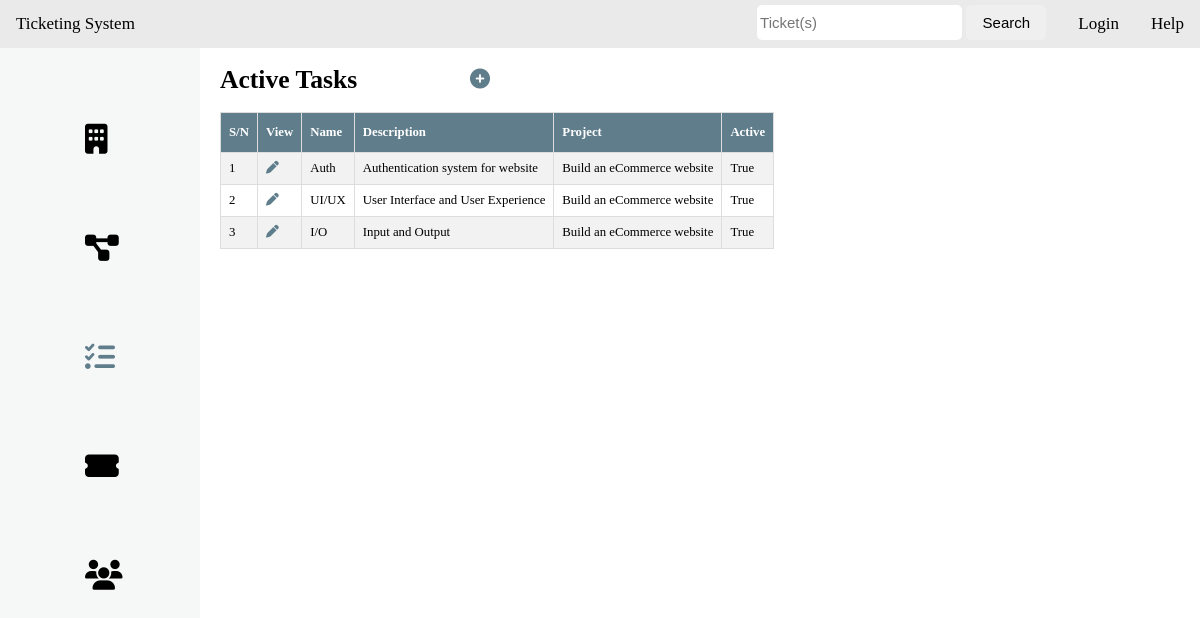
The page /tasks/ on the database as committed earlier.
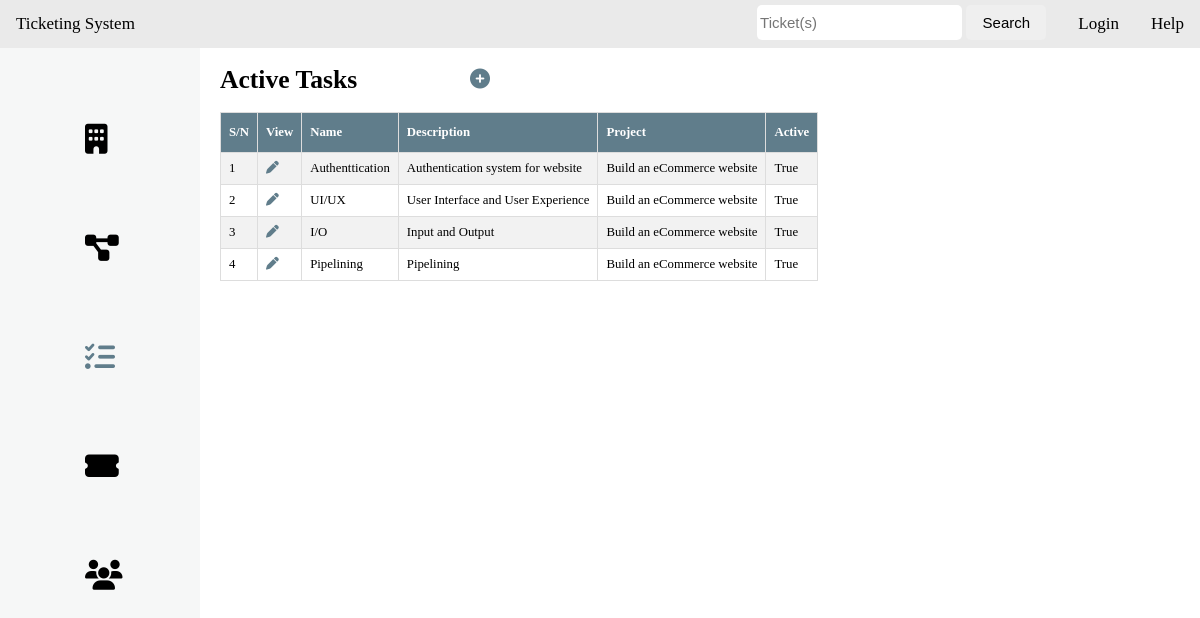
The same page on the database as committed later.
### Ticket/models.py (models this page shows, shortened)
class Task(models.Model):
    name = models.CharField(max_length=50, blank=False, null=False)
    desc = models.TextField(null=True, blank=False)
    project = models.ForeignKey(Project, on_delete=models.CASCADE, null=True, blank=True)
    is_active = models.BooleanField(_('active'), default=True)
    objects = GeneralManager()

class Project(models.Model):
    name = models.CharField(max_length=30, blank=False, null=False)
    desc = models.TextField(null=True, blank=False)
    company = models.ForeignKey(Company, on_delete=models.CASCADE, null=True, blank=True)
    is_active = models.BooleanField(_('active'), default=True)
    objects = GeneralManager()
    def __str__(self):
        return self.name

### Ticket/views.py (the view)
# urls.py: path('tasks/', TaskListView.as_view(), name='task_list'),
class TaskListView(ListView):
    model = Task
    template_name = 'dashboard.html'
    queryset = Task.objects.all()
    def get_context_data(self, *args, **kwargs):
        context = super(TaskListView, self).get_context_data(*args, **kwargs)
        context['show'] = 'task_list'
        return context

### templates/dashboard.html
{% extends 'base.html' %}
{% block content %}
  {% if show == 'create_user' %}
    <h1>Sign Up</h1>
    {% include 'snippets/form.html' with form=form %}
  {% elif show == 'list_user' %}
    {% include 'snippets/user_list.html' %}
  {% elif show == 'detail_user' %}
    {% include 'snippets/user_detail.html' %}
  {% elif show == 'ticket_create' %}
    <h1>Create Ticket</h1>
    {% include 'snippets/form.html' with form=form %}
  {% elif show == 'ticket_list' %}
    {% include 'snippets/ticket_list.html' %}
  {% elif show == 'ticket_detail' %}
    {% include 'snippets/ticket_detail.html' %}
  {% elif show == 'ticket_update' %}
    <h1>Update Ticket</h1>
    {% include 'snippets/form.html' with form=form %}
  {% elif show == 'project_create' %}
    <h1>Create Project</h1>
    {% include 'snippets/form.html' with form=form %}
  {% elif show == 'project_list' %}
    {% include 'snippets/project_list.html' %}
  {% elif show == 'project_detail' %}
    {% include 'snippets/project_detail.html' %}
  {% elif show == 'project_update' %}
    <h1>Update project</h1>
    {% include 'snippets/form.html' with form=form %}
  {% elif show == 'company_create' %}
    <h1>Create company</h1>
    {% include 'snippets/form.html' with form=form %}
  {% elif show == 'company_list' %}
    {% include 'snippets/company_list.html' %}
  {% elif show == 'company_detail' %}
    {% include 'snippets/company_detail.html' %}
  {% elif show == 'company_update' %}
    <h1>Update company</h1>
    {% include 'snippets/form.html' with form=form %}
  {% elif show == 'task_create' %}
    <h1>Create task</h1>
    {% include 'snippets/form.html' with form=form %}
  {% elif show == 'task_list' %}
    {% include 'snippets/task_list.html' %}
  {% elif show == 'task_detail' %}
    {% include 'snippets/task_detail.html' %}
  {% elif show == 'task_update' %}
    <h1>Update task</h1>
    {% include 'snippets/form.html' with form=form %}
  {% elif show == 'search' %}
    {% include 'snippets/ticket_search.html' %}
  {% else %}
    <h1>Trouble Ticketing System</h1>
    <p>This is a system that increases the efficieny of problem handling for an organisation. It can also be improvised for other purposes e.g, Project Managment</p>
  {% endif %}
{% endblock %}

### templates/snippets/task_list.html
<div class="list_heading">
  <h1>Active Tasks</h1>
  <a href="{% url 'task_create' %}"><i class="fas fa-plus-circle"></i></a>
</div>
<table class='table'>
  <tr>
    <th>S/N</th>
    <th>View</th>
    <th>Name</th>
    <th>Description</th>
    <th>Project</th>
    <th>Active</th>
  </tr>
  {% for object in object_list %}
  <tr>
    <td>{{ forloop.counter }}</td>
    <td><a href="{% url 'task_detail' object.id %}"><i class="fas fa-pen"></i></a></td>
    <td>{{ object.name }}</td>
    <td>{{ object.desc }}</td>
    <td>{{ object.project }}</td>
    <td>{{ object.is_active }}</td>
  </tr>
  {% endfor %}
</table>

Rows that differ between the two databases and show on the page:
changed Task "Authentication system for website": name "Auth" → "Authenttication"
added Task: name "Pipelining", desc "Pipelining", project "Build an eCommerce website", is_active "True"
